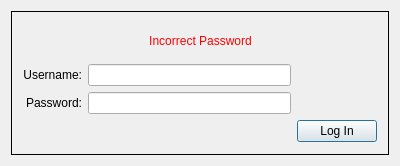
<?xml version="1.0" encoding="UTF-8"?>
<ui version="4.0">
 <class>LoginDialog</class>
 <widget class="QDialog" name="LoginDialog">
  <property name="geometry">
   <rect>
    <x>0</x>
    <y>0</y>
    <width>400</width>
    <height>166</height>
   </rect>
  </property>
  <property name="minimumSize">
   <size>
    <width>400</width>
    <height>166</height>
   </size>
  </property>
  <property name="maximumSize">
   <size>
    <width>400</width>
    <height>166</height>
   </size>
  </property>
  <property name="windowTitle">
   <string>Log In</string>
  </property>
  <layout class="QGridLayout" name="gridLayout_2">
   <item row="0" column="0">
    <widget class="QFrame" name="frame">
     <property name="frameShape">
      <enum>QFrame::Box</enum>
     </property>
     <layout class="QGridLayout" name="gridLayout">
      <item row="0" column="0" colspan="3">
       <widget class="QFrame" name="frame">
        <property name="minimumSize">
         <size>
          <width>0</width>
          <height>35</height>
         </size>
        </property>
        <property name="maximumSize">
         <size>
          <width>16777215</width>
          <height>35</height>
         </size>
        </property>
        <property name="frameShape">
         <enum>QFrame::NoFrame</enum>
        </property>
        <property name="frameShadow">
         <enum>QFrame::Raised</enum>
        </property>
        <layout class="QHBoxLayout" name="horizontalLayout">
         <item>
          <spacer name="horizontalSpacer">
           <property name="orientation">
            <enum>Qt::Horizontal</enum>
           </property>
           <property name="sizeHint" stdset="0">
            <size>
             <width>104</width>
             <height>14</height>
            </size>
           </property>
          </spacer>
         </item>
         <item>
          <widget class="QLabel" name="incorrect_password_label">
           <property name="styleSheet">
            <string notr="true">QLabel { color: red; }</string>
           </property>
           <property name="text">
            <string>Incorrect Password</string>
           </property>
           <property name="alignment">
            <set>Qt::AlignCenter</set>
           </property>
          </widget>
         </item>
         <item>
          <spacer name="horizontalSpacer_2">
           <property name="orientation">
            <enum>Qt::Horizontal</enum>
           </property>
           <property name="sizeHint" stdset="0">
            <size>
             <width>103</width>
             <height>14</height>
            </size>
           </property>
          </spacer>
         </item>
        </layout>
       </widget>
      </item>
      <item row="1" column="0">
       <widget class="QLabel" name="label">
        <property name="maximumSize">
         <size>
          <width>80</width>
          <height>16777215</height>
         </size>
        </property>
        <property name="text">
         <string>Username:</string>
        </property>
        <property name="alignment">
         <set>Qt::AlignRight|Qt::AlignTrailing|Qt::AlignVCenter</set>
        </property>
       </widget>
      </item>
      <item row="1" column="1">
       <widget class="QLineEdit" name="username_line">
        <property name="echoMode">
         <enum>QLineEdit::Normal</enum>
        </property>
        <property name="clearButtonEnabled">
         <bool>true</bool>
        </property>
       </widget>
      </item>
      <item row="2" column="0">
       <widget class="QLabel" name="label_2">
        <property name="maximumSize">
         <size>
          <width>80</width>
          <height>16777215</height>
         </size>
        </property>
        <property name="text">
         <string>Password:</string>
        </property>
        <property name="alignment">
         <set>Qt::AlignRight|Qt::AlignTrailing|Qt::AlignVCenter</set>
        </property>
       </widget>
      </item>
      <item row="2" column="1">
       <widget class="QLineEdit" name="password_line">
        <property name="echoMode">
         <enum>QLineEdit::Password</enum>
        </property>
        <property name="clearButtonEnabled">
         <bool>true</bool>
        </property>
       </widget>
      </item>
      <item row="3" column="1">
       <spacer name="verticalSpacer_2">
        <property name="orientation">
         <enum>Qt::Vertical</enum>
        </property>
        <property name="sizeHint" stdset="0">
         <size>
          <width>20</width>
          <height>40</height>
         </size>
        </property>
       </spacer>
      </item>
      <item row="3" column="2">
       <widget class="QPushButton" name="login_btn">
        <property name="maximumSize">
         <size>
          <width>80</width>
          <height>16777215</height>
         </size>
        </property>
        <property name="cursor">
         <cursorShape>PointingHandCursor</cursorShape>
        </property>
        <property name="mouseTracking">
         <bool>true</bool>
        </property>
        <property name="text">
         <string>Log In</string>
        </property>
       </widget>
      </item>
     </layout>
    </widget>
   </item>
  </layout>
 </widget>
 <layoutdefault spacing="6" margin="11"/>
 <resources/>
 <connections/>
</ui>
